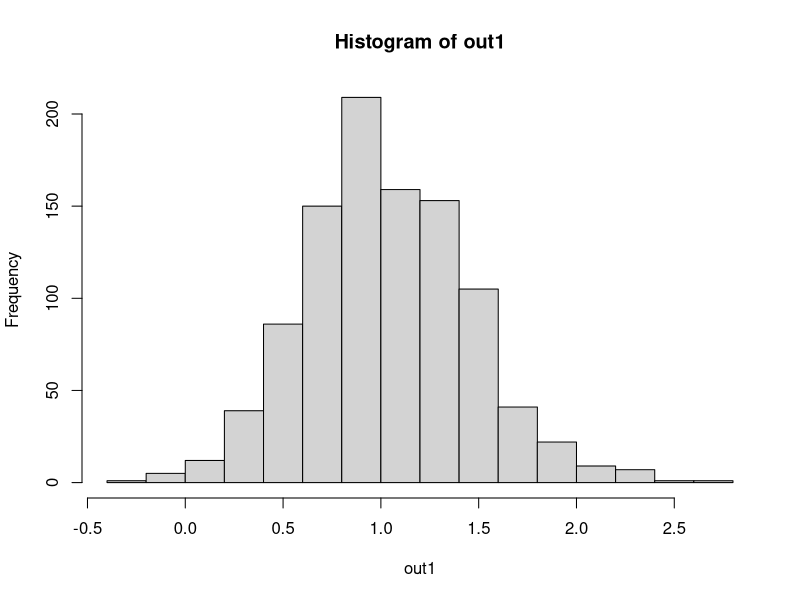

Write R code to recreate this figure. (Note: this script raises an error after producing the figure.)
# If not installed, install package e1071
# install.packages('e1071')

# Run this line just once and then comment out.
# library(e1071)

# sampling distribution of d, the standardized mean difference
n1 <- 15.5

#number of people in group 1
n2 <- 15

#number of people in group 2
SD1 <- 1

#within group standard deviation for group 1
SD2 <- 1

#within group standard deviation for group 2
M1 <- 15

#mean for group 1
M2 <- 14

#mean for group 2
numbersamples <- 1000

# this is the number of samples in the empirical sampling
# program computes the rest
df1 = n1-1
df2 = n2-1
SDpool <- sqrt((df1*SD1^2+df2*SD2^2)/(df1+df2))
delta <- (M1-M2)/SDpool
delta

#this is the parameter, delta, the standardized mean difference
# lines above are setup to run the simulation
out1 <- 1:numbersamples
for (i in 1:numbersamples){
sample1 <- rnorm(n1,M1,SD1)
sample2 <- rnorm(n2,M2,SD2)
Ms1 = mean(sample1)
Vs1 =var(sample1)
Ms2 = mean(sample2)
Vs2 = var(sample2)
d = (Ms1-Ms2)/sqrt((Vs1*df1+Vs2*df2)/(df1+df2))
out1[i] <- d
}

# out1 has the sampled values of d
summary(out1)
sd(out1)
hist(out1)
skewness(out1)


